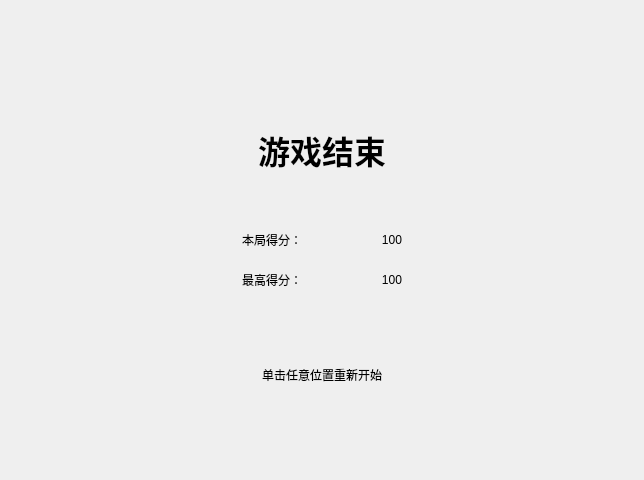
<?xml version="1.0" encoding="UTF-8"?>
<ui version="4.0">
 <class>FailureWidget</class>
 <widget class="QWidget" name="FailureWidget">
  <property name="geometry">
   <rect>
    <x>0</x>
    <y>0</y>
    <width>644</width>
    <height>480</height>
   </rect>
  </property>
  <property name="minimumSize">
   <size>
    <width>644</width>
    <height>480</height>
   </size>
  </property>
  <property name="maximumSize">
   <size>
    <width>644</width>
    <height>480</height>
   </size>
  </property>
  <property name="windowTitle">
   <string>Form</string>
  </property>
  <widget class="QLabel" name="titleLabel">
   <property name="geometry">
    <rect>
     <x>0</x>
     <y>120</y>
     <width>644</width>
     <height>60</height>
    </rect>
   </property>
   <property name="font">
    <font>
     <pointsize>24</pointsize>
     <bold>true</bold>
    </font>
   </property>
   <property name="text">
    <string>游戏结束</string>
   </property>
   <property name="alignment">
    <set>Qt::AlignCenter</set>
   </property>
  </widget>
  <widget class="QLabel" name="promptLabel">
   <property name="geometry">
    <rect>
     <x>0</x>
     <y>360</y>
     <width>644</width>
     <height>30</height>
    </rect>
   </property>
   <property name="styleSheet">
    <string notr="true"/>
   </property>
   <property name="text">
    <string>单击任意位置重新开始</string>
   </property>
   <property name="alignment">
    <set>Qt::AlignCenter</set>
   </property>
  </widget>
  <widget class="QLabel" name="thisScoreLabel">
   <property name="geometry">
    <rect>
     <x>242</x>
     <y>230</y>
     <width>80</width>
     <height>20</height>
    </rect>
   </property>
   <property name="font">
    <font>
     <pointsize>9</pointsize>
     <bold>false</bold>
    </font>
   </property>
   <property name="text">
    <string>本局得分：</string>
   </property>
   <property name="alignment">
    <set>Qt::AlignLeading|Qt::AlignLeft|Qt::AlignVCenter</set>
   </property>
  </widget>
  <widget class="QLabel" name="bestScoreLabel">
   <property name="geometry">
    <rect>
     <x>242</x>
     <y>270</y>
     <width>80</width>
     <height>20</height>
    </rect>
   </property>
   <property name="font">
    <font>
     <pointsize>9</pointsize>
     <bold>false</bold>
    </font>
   </property>
   <property name="text">
    <string>最高得分：</string>
   </property>
   <property name="alignment">
    <set>Qt::AlignLeading|Qt::AlignLeft|Qt::AlignVCenter</set>
   </property>
  </widget>
  <widget class="QLabel" name="thisScoreValueLabel">
   <property name="geometry">
    <rect>
     <x>322</x>
     <y>230</y>
     <width>80</width>
     <height>20</height>
    </rect>
   </property>
   <property name="font">
    <font>
     <pointsize>9</pointsize>
     <bold>false</bold>
    </font>
   </property>
   <property name="text">
    <string>100</string>
   </property>
   <property name="alignment">
    <set>Qt::AlignRight|Qt::AlignTrailing|Qt::AlignVCenter</set>
   </property>
  </widget>
  <widget class="QLabel" name="bestScoreValueLabel">
   <property name="geometry">
    <rect>
     <x>322</x>
     <y>270</y>
     <width>80</width>
     <height>20</height>
    </rect>
   </property>
   <property name="font">
    <font>
     <pointsize>9</pointsize>
     <bold>false</bold>
    </font>
   </property>
   <property name="text">
    <string>100</string>
   </property>
   <property name="alignment">
    <set>Qt::AlignRight|Qt::AlignTrailing|Qt::AlignVCenter</set>
   </property>
  </widget>
 </widget>
 <resources/>
 <connections/>
</ui>
